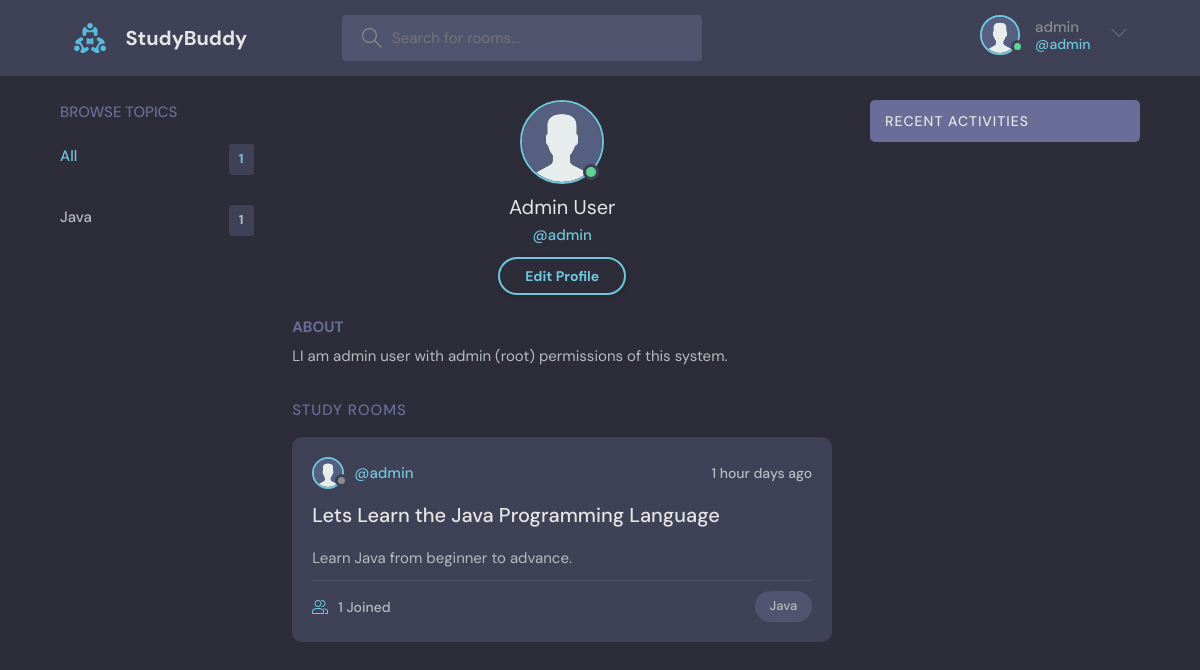
Page /profile/1 (signed in) on the committed database.
### base/models.py (models this page shows, shortened)
class User(AbstractUser):
  name = models.CharField(max_length=200, null=True)
  email = models.EmailField(unique=True, null=True)
  bio = models.TextField(null=True)
  avatar = models.ImageField(null=True, default='avatar.svg')
  REQUIRED_FIELDS = []

class Topic(models.Model):
  name = models.CharField(max_length=200)
  def __str__(self):
    return self.name

class Room(models.Model):
  host = models.ForeignKey(User, on_delete=models.SET_NULL, null=True)
  topic = models.ForeignKey(Topic, on_delete=models.SET_NULL, null=True)
  name = models.CharField(max_length=200)
  description = models.TextField(null=True, blank=True)
  participants = models.ManyToManyField(User, related_name='participants', blank=True)
  updated = models.DateTimeField(auto_now=True)  # take a timestamp every single time
  created = models.DateTimeField(auto_now_add=True) # take timestamp once
  class Meta:
    ordering = ['-updated', '-created']

### base/views.py (the view)
# urls.py: path('profile/<str:pk>', views.userProfile, name='profile'),
def userProfile(request, pk):
  user = User.objects.get(id=pk)
  rooms = user.room_set.all()
  room_messages = user.message_set.all()
  topics = Topic.objects.all()
  context = {'user': user, 'rooms': rooms, 'room_messages': room_messages, 'topics': topics}
  return render(request, 'profile.html', context)

### base/templates/profile.html
{% extends 'main.html' %}
{% block content %}
  <main class="profile-page layout layout--3">
    <div class="container">
      {% include 'topics_component.html' %}
      <div class="roomList">
        <div class="profile">
          <div class="profile__avatar">
            <div class="avatar avatar--large active">
              <img src="{{ user.avatar.url }}" />
            </div>
          </div>
          <div class="profile__info">
            <h3>{{ user.name }}</h3>
            <p>@{{ user }}</p>
            {% if request.user == user %}
              <a href="{% url 'update-user' %}" class="btn btn--main btn--pill">Edit Profile</a>
            {% endif %}
          </div>
          <div class="profile__about">
            <h3>About</h3>
            <p>
              L{{ user.bio }}
            </p>
          </div>
        </div>
        <div class="roomList__header">
          <div>
            <h2>Study Rooms</a>
            </h2>
          </div>
        </div>
       {% include 'feed_component.html' %}
      </div>
      {% include 'activity_component.html' %}
    </div>
  </main>
{% endblock content %}

### base/templates/navbar.html (shortened to what this page needs)
{% load static %}
<header class="header header--loggedIn">
  <div class="container">
    <a href="{% url 'home' %}" class="header__logo">
      <img src="{% static 'images/logo.svg' %}" />
      <h1>StudyBuddy</h1>
    </a>
    <form method="GET" action="{% url 'home' %}" class="header__search">
      <label>
        <input type="text" name="q" placeholder="Search for rooms..." />
      </label>
    </form>
    <nav class="header__menu">
      {% if not request.user.is_authenticated %}
      <a href="{% url 'login' %}">
        <img src="{% static 'images/avatar.svg' %}" />
        <p>Login</p>
      </a>
      {% else %}
      <div class="header__user">
        <a href="{% url 'profile' request.user.id %}">
          <div class="avatar avatar--medium active">
            <img src="{{ request.user.avatar.url }}" />
          </div>
          <p>{{ request.user }}<span>@{{ request.user }}</span></p>
        </a>
        <button class="dropdown-button">
          <svg version="1.1" xmlns="http://www.w3.org/2000/svg" width="32" height="32" viewBox="0 0 32 32">
            <title>chevron-down</title>
            <path d="M16 21l-13-13h-3l16 16 16-16h-3l-13 13z"></path>
          </svg>
        </button>
      </div>
      {% endif %}
    </nav>
  </div>
</header>

### base/templates/topics_component.html (shortened to what this page needs)
<div class="topics">
  <div class="topics__header">
    <h2>Browse Topics</h2>
  </div>
  <ul class="topics__list">
    <li>
      <a href="{% url 'home' %}" class="active">All <span>{{ topics.count }}</span></a>
    </li>
    {% for topic in topics %}
      <li>
        <a href="{% url 'home' %}?q={{ topic.name }}">{{ topic }} <span>{{ topic.room_set.all.count }}</span></a>
      </li>
    {% endfor %}
  </ul>
</div>

### base/templates/feed_component.html (shortened to what this page needs)
{% for room in rooms %}
<div class="roomListRoom">
  <div class="roomListRoom__header">
    <a href="{% url 'profile' room.host.id %}" class="roomListRoom__author">
      <div class="avatar avatar--small">
        <img src="{{ room.host.avatar.url }}" />
      </div>
      <span>@{{ room.host }}</span>
    </a>
    <div class="roomListRoom__actions">
      <span>{{ room.created|timesince }} days ago</span>
    </div>
  </div>
  <div class="roomListRoom__content">
    <a href="{% url 'room' room.id %}">{{ room.name }}</a>
    <p>
      {{ room.description }}
    </p>
  </div>
  <div class="roomListRoom__meta">
    <a href="{% url 'room' room.id %}" class="roomListRoom__joined">
      {{ room.participants.count }} Joined
    </a>
    <p class="roomListRoom__topic">{{ room.topic }}</p>
  </div>
</div>
{% endfor %}

### rows in the picture
User: user.avatar (placeholder picture), user "admin", avatar (placeholder picture), name "Admin User", username "admin", bio "I am admin user with admin (root) permissions of this system."
Topic: name "Java", room_set.all.count "1"
Room: host.avatar (placeholder picture), host "admin", created "1 hour", name "Lets Learn the Java Programming Language", description "Learn Java from beginner to advance.", participants.count "1", topic "Java"

### other values in the picture
{{ topics.count }} "1"
